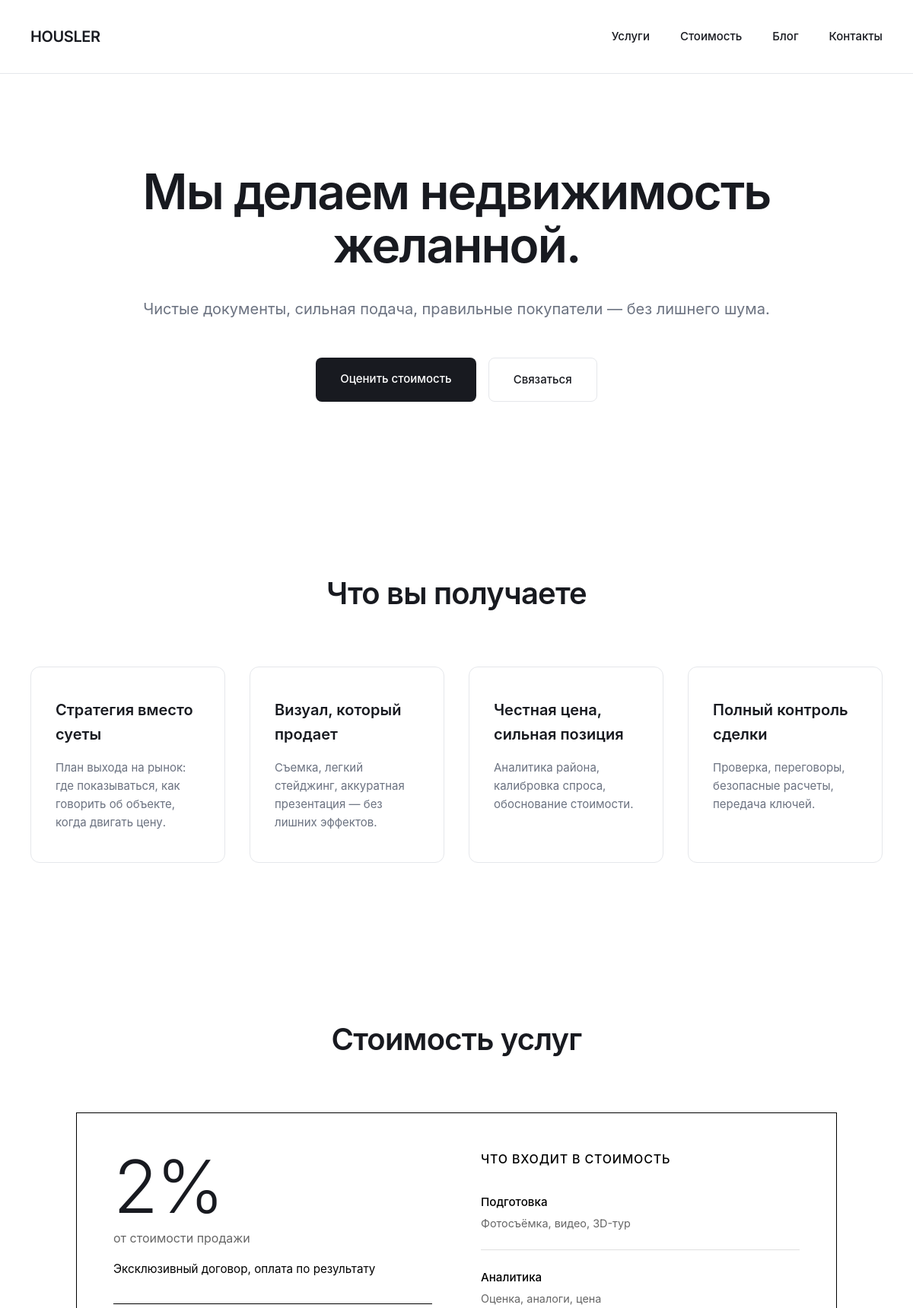
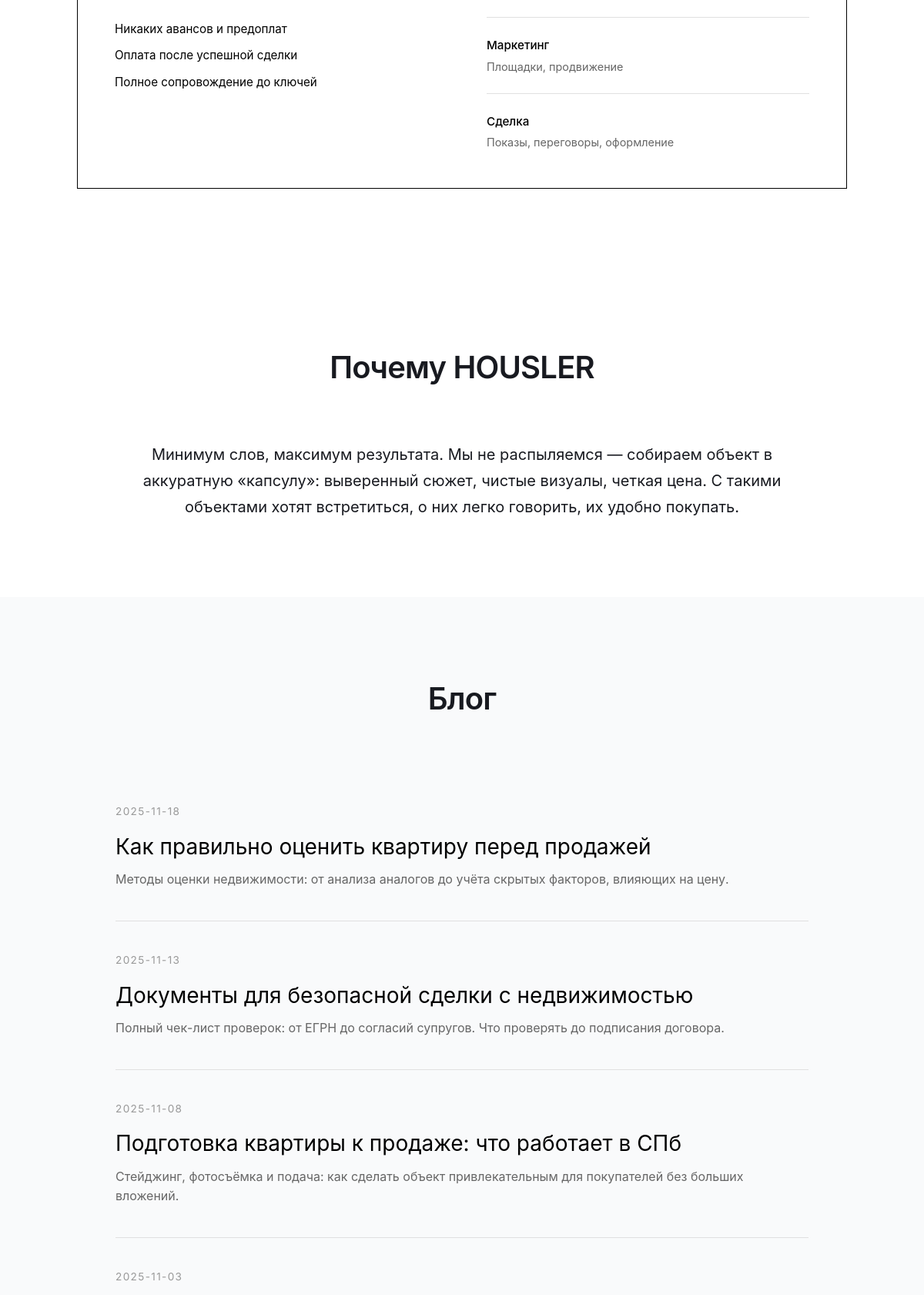
The page / (upper part) on the database its author committed (2 pictures, top to bottom).
### tables this page shows
CREATE TABLE blog_posts (
                id INTEGER PRIMARY KEY AUTOINCREMENT,
                slug TEXT UNIQUE NOT NULL,
                title TEXT NOT NULL,
                excerpt TEXT,
                content TEXT NOT NULL,
                original_url TEXT,
                original_title TEXT,
                published_at TEXT NOT NULL,
                created_at TEXT NOT NULL,
                updated_at TEXT NOT NULL,
                is_published INTEGER DEFAULT 1,
                view_count INTEGER DEFAULT 0
            );

### app_new.py (the view)
@app.route('/')
def index():
    recent_posts = []
    try:
        from blog_database import BlogDatabase
        blog_db = BlogDatabase()
        recent_posts = blog_db.get_recent_posts(limit=4)
    except Exception as e:
        logger.warning(f"Could not load blog posts: {e}")
    return render_template('index.html', recent_posts=recent_posts)

### blog_database.py (called while the page is built)
    def init_db(self):
        conn = sqlite3.connect(self.db_path)
        c = conn.cursor()
        c.execute('''
            CREATE TABLE IF NOT EXISTS blog_posts (
                id INTEGER PRIMARY KEY AUTOINCREMENT,
                slug TEXT UNIQUE NOT NULL,
                title TEXT NOT NULL,
                excerpt TEXT,
                content TEXT NOT NULL,
                original_url TEXT,
                original_title TEXT,
                published_at TEXT NOT NULL,
                created_at TEXT NOT NULL,
                updated_at TEXT NOT NULL,
                is_published INTEGER DEFAULT 1,
                view_count INTEGER DEFAULT 0
            )
        ''')
        conn.commit()
        conn.close()

    def get_all_posts(
        self,
        limit: Optional[int] = None,
        offset: int = 0
    ) -> List[Dict]:
        conn = sqlite3.connect(self.db_path)
        conn.row_factory = sqlite3.Row
        c = conn.cursor()
        query = '''
            SELECT * FROM blog_posts
            WHERE is_published = 1
            ORDER BY published_at DESC
        '''
        if limit:
            query += f' LIMIT {limit} OFFSET {offset}'
        c.execute(query)
        rows = c.fetchall()
        conn.close()
        return [dict(row) for row in rows]

    def get_recent_posts(self, limit: int = 4) -> List[Dict]:
        return self.get_all_posts(limit=limit)

### templates/index.html (shortened to what this page needs)
<!DOCTYPE html>
<html lang="ru">
<head>
    <link rel="stylesheet" href="/static/css/landing.css">
    <link rel="stylesheet" href="/static/css/pricing-improvements.css?v=20251108">
    <link rel="stylesheet" href="/static/css/pricing-unified.css">
    <link rel="stylesheet" href="/static/css/blog-minimal.css">
    <link rel="stylesheet" href="/static/css/advice-ticker.css?v=20251108210930">
</head>
<body>
    <nav class="nav">
        <div class="container">
            <div class="nav-content">
                <div class="logo">HOUSLER</div>
                <div class="nav-links">
                    <a href="#services">Услуги</a>
                    <a href="#pricing">Стоимость</a>
                    <a href="#blog">Блог</a>
                    <a href="#contact">Контакты</a>
                </div>
            </div>
        </div>
    </nav>
    <section class="hero">
        <div class="container">
            <h1>Мы делаем недвижимость<br>желанной.</h1>
            <p class="hero-subtitle">Чистые документы, сильная подача, правильные покупатели — без лишнего шума.</p>
            <div class="hero-cta">
                <a href="/calculator?reset=1" class="btn btn-primary">Оценить стоимость</a>
                <a href="#contact" class="btn btn-secondary">Связаться</a>
            </div>
        </div>
    </section>
    <section class="section mobile-swipe" id="services">
        <div class="container">
            <h2 class="section-title">Что вы получаете</h2>
            <div class="swipe-container">
                <div class="services-grid">
                    <div class="service-card">
                        <h3>Стратегия вместо суеты</h3>
                        <p>План выхода на рынок: где показываться, как говорить об объекте, когда двигать цену.</p>
                    </div>
                    <div class="service-card">
                        <h3>Визуал, который продает</h3>
                        <p>Съемка, легкий стейджинг, аккуратная презентация — без лишних эффектов.</p>
                    </div>
                    <div class="service-card">
                        <h3>Честная цена, сильная позиция</h3>
                        <p>Аналитика района, калибровка спроса, обоснование стоимости.</p>
                    </div>
                    <div class="service-card">
                        <h3>Полный контроль сделки</h3>
                        <p>Проверка, переговоры, безопасные расчеты, передача ключей.</p>
                    </div>
                </div>
            </div>
        </div>
    </section>
    <section class="section" id="pricing">
        <div class="container">
            <h2 class="section-title">Стоимость услуг</h2>
            <div class="pricing-unified">
                <div class="pricing-main-block">
                    <div class="pricing-rate">
                        <div class="rate-amount">2%</div>
                        <div class="rate-description">от стоимости продажи</div>
                        <div class="rate-subtitle">Эксклюзивный договор, оплата по результату</div>
                    </div>
                    <div class="pricing-conditions">
                        <div class="condition-item">Никаких авансов и предоплат</div>
                        <div class="condition-item">Оплата после успешной сделки</div>
                        <div class="condition-item">Полное сопровождение до ключей</div>
                    </div>
                </div>
                <div class="pricing-scope">
                    <div class="scope-title">Что входит в стоимость</div>
                    <div class="scope-grid">
                        <div class="scope-item">
                            <div class="scope-item-title">Подготовка</div>
                            <div class="scope-item-text">Фотосъёмка, видео, 3D-тур</div>
                        </div>
                        <div class="scope-item">
                            <div class="scope-item-title">Аналитика</div>
                            <div class="scope-item-text">Оценка, аналоги, цена</div>
                        </div>
                        <div class="scope-item">
                            <div class="scope-item-title">Маркетинг</div>
                            <div class="scope-item-text">Площадки, продвижение</div>
                        </div>
                        <div class="scope-item">
                            <div class="scope-item-title">Сделка</div>
                            <div class="scope-item-text">Показы, переговоры, оформление</div>
                        </div>
                    </div>
                </div>
            </div>
        </div>
    </section>
    <section class="section">
        <div class="container">
            <h2 class="section-title">Почему HOUSLER</h2>
            <p class="why-description">Минимум слов, максимум результата. Мы не распыляемся — собираем объект в аккуратную «капсулу»: выверенный сюжет, чистые визуалы, четкая цена. С такими объектами хотят встретиться, о них легко говорить, их удобно покупать.</p>
        </div>
    </section>
    <section class="section section-gray" id="blog">
        <div class="container">
            <h2 class="section-title">Блог</h2>
            {% if recent_posts %}
            <div class="blog-listing">
                {% for post in recent_posts %}
                <article class="blog-entry">
                    <div class="blog-entry-meta">{{ post.published_at[:10] }}</div>
                    <h3 class="blog-entry-title">
                        <a href="/blog/{{ post.slug }}" style="color: inherit; text-decoration: none;">
                            {{ post.title }}
                        </a>
                    </h3>
                    {% if post.excerpt %}
                    <p class="blog-entry-excerpt">{{ post.excerpt }}</p>
                    {% endif %}
                </article>
                {% endfor %}
            </div>
            {% else %}
            <p style="text-align: center; color: #666; padding: 2rem 0;">
                Статьи скоро появятся
            </p>
            {% endif %}
        </div>
    </section>
</body>
</html>

### static/css/landing.css (style rules this page uses)
* { margin: 0; padding: 0; box-sizing: border-box; }
:root { --color-text: #181A20; --color-text-light: #6B7280; --color-border: #E5E7EB; --color-bg: #FFFFFF; --color-bg-gray: #F9FAFB; --color-accent: #000000; }
body { font-family: 'Inter', -apple-system, BlinkMacSystemFont, 'Segoe UI', sans-serif; color: var(--color-text); background: var(--color-bg); line-height: 1.6; -webkit-font-smoothing: antialiased; }
.container { max-width: 1200px; margin: 0 auto; padding: 0 40px; }
.nav { padding: 32px 0; border-bottom: 1px solid var(--color-border); background: var(--color-bg); }
.nav-content { display: flex; justify-content: space-between; align-items: center; }
.logo { font-size: 20px; font-weight: 600; letter-spacing: -0.02em; }
.nav-links { display: flex; gap: 40px; }
.nav-links a { color: var(--color-text); text-decoration: none; font-size: 15px; font-weight: 500; transition: color 0.2s; }
.hero { padding: 120px 0; text-align: center; }
.hero h1 { font-size: 64px; font-weight: 600; letter-spacing: -0.03em; line-height: 1.1; margin-bottom: 32px; }
.hero-subtitle { font-size: 20px; color: var(--color-text-light); margin-bottom: 48px; line-height: 1.6; }
.hero-cta { display: flex; gap: 16px; justify-content: center; }
.btn { display: inline-block; padding: 16px 32px; font-size: 15px; font-weight: 500; text-decoration: none; border-radius: 8px; transition: all 0.2s; }
.btn-primary { background: var(--color-text); color: var(--color-bg); }
.btn-secondary { background: transparent; color: var(--color-text); border: 1px solid var(--color-border); }
.section { padding: 100px 0; }
.section-gray { background: var(--color-bg-gray); }
.section-title { font-size: 40px; font-weight: 600; letter-spacing: -0.02em; margin-bottom: 64px; text-align: center; }
.services-grid { display: grid; grid-template-columns: repeat(4, 1fr); gap: 32px; }
.service-card { padding: 40px 32px; border: 1px solid var(--color-border); border-radius: 12px; background: var(--color-bg); transition: all 0.3s ease; }
.service-card h3 { font-size: 20px; font-weight: 600; margin-bottom: 16px; }
.service-card p { font-size: 15px; color: var(--color-text-light); line-height: 1.6; }
.why-description { text-align: center; font-size: 20px; line-height: 1.7; max-width: 900px; margin: 0 auto; color: var(--color-text); }
.swipe-container { overflow-x: auto; overflow-y: hidden; -webkit-overflow-scrolling: touch; scrollbar-width: none; -ms-overflow-style: none; scroll-snap-type: x mandatory; scroll-padding: 0 24px; margin: 0 -24px; padding: 0 24px; }

### static/css/pricing-unified.css (style rules this page uses)
.pricing-unified { max-width: 1000px; margin: 3rem auto 0; border: 1px solid #000; padding: 3rem; display: grid; grid-template-columns: 1fr 1fr; gap: 4rem; }
.pricing-main-block { display: flex; flex-direction: column; gap: 2rem; }
.pricing-rate { padding-bottom: 2rem; border-bottom: 1px solid #000; }
.rate-amount { font-size: 6rem; font-weight: 300; line-height: 1; letter-spacing: -0.03em; margin-bottom: 0.5rem; }
.rate-description { font-size: 1rem; font-weight: 400; color: #666; margin-bottom: 1rem; }
.rate-subtitle { font-size: 0.95rem; font-weight: 400; color: #000; }
.pricing-conditions { display: flex; flex-direction: column; gap: 0.75rem; }
.condition-item { font-size: 0.95rem; font-weight: 400; color: #000; line-height: 1.5; }
.pricing-scope { display: flex; flex-direction: column; }
.scope-title { font-size: 1rem; font-weight: 500; color: #000; margin-bottom: 2rem; text-transform: uppercase; letter-spacing: 0.05em; }
.scope-grid { display: grid; grid-template-columns: 1fr; gap: 1.5rem; }
.scope-item { padding-bottom: 1.5rem; border-bottom: 1px solid #e0e0e0; }
.scope-item:last-child { border-bottom: none; padding-bottom: 0; }
.scope-item-title { font-size: 0.95rem; font-weight: 500; color: #000; margin-bottom: 0.25rem; }
.scope-item-text { font-size: 0.9rem; font-weight: 400; color: #666; line-height: 1.5; }

### static/css/blog-minimal.css (style rules this page uses)
.blog-listing { max-width: 900px; margin: 3rem auto 0; }
.blog-entry { padding: 2.5rem 0; border-bottom: 1px solid #e0e0e0; }
.blog-entry:last-child { border-bottom: none; }
.blog-entry-meta { font-size: 0.85rem; font-weight: 400; color: #999; margin-bottom: 1rem; text-transform: uppercase; letter-spacing: 0.1em; }
.blog-entry-title { font-size: 1.75rem; font-weight: 400; color: #000; margin-bottom: 0.75rem; line-height: 1.3; }
.blog-entry-excerpt { font-size: 1rem; font-weight: 400; color: #666; line-height: 1.6; margin: 0; }

### rows shown on the page
blog_posts: published_at "2025-11-18", title "Как правильно оценить квартиру перед продажей", excerpt "Методы оценки недвижимости: от анализа аналогов до учёта скрытых факторов, влияющих на цену."
blog_posts: published_at "2025-11-13", title "Документы для безопасной сделки с недвижимостью", excerpt "Полный чек-лист проверок: от ЕГРН до согласий супругов. Что проверять до подписания договора."
blog_posts: published_at "2025-11-08", title "Подготовка квартиры к продаже: что работает в СПб", excerpt "Стейджинг, фотосъёмка и подача: как сделать объект привлекательным для покупателей без больших вложений."
blog_posts: published_at "2025-11-03"
